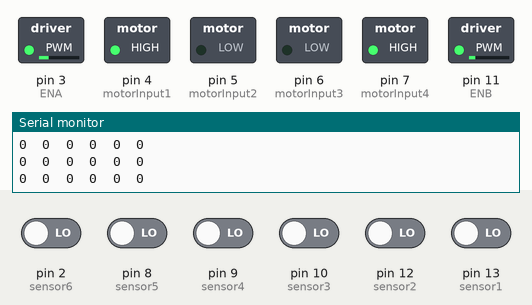
A sketch run on a simulated Arduino Uno, built with avr-gcc and run on an emulated ATmega328P. Shown: switched loads named in the sketch (green lamp = pin HIGH), the last lines printed to the serial monitor. The inputs (shaded band) are chosen by the test bench; at power-on: pin 2 (sensor6), pin 8 (sensor5), pin 9 (sensor4), pin 10 (sensor3), pin 12 (sensor2), pin 13 (sensor1) LOW.

Above: at 2.7 s.
2.8 s: pin 9 (sensor4) driven HIGH and pin 10 (sensor3) driven HIGH
At 3.3 s:
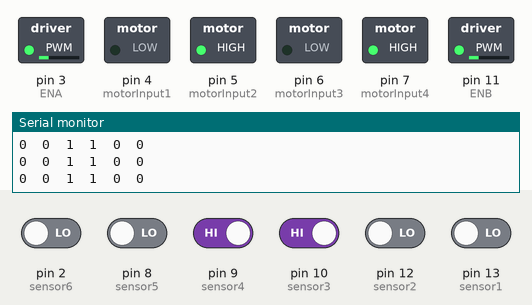
4.5 s: pin 9 (sensor4) driven LOW
At 5.1 s:
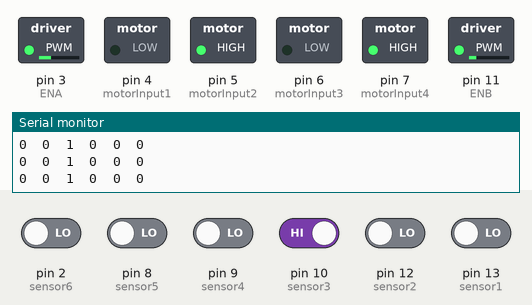
6.0 s: pin 9 (sensor4) driven HIGH
At 7.2 s:
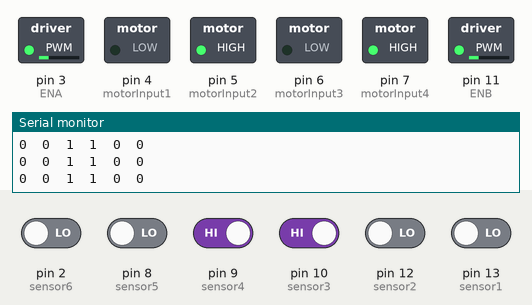
7.5 s: pin 10 (sensor3) driven LOW
At 8.4 s:
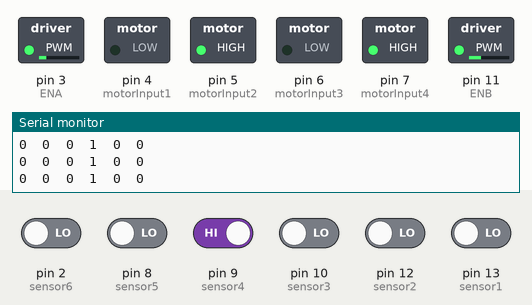
10.5 s: pin 8 (sensor5) driven HIGH
At 11.7 s:
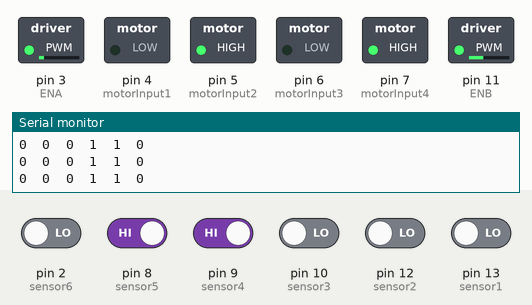
12.0 s: pin 9 (sensor4) driven LOW
At 13.2 s:
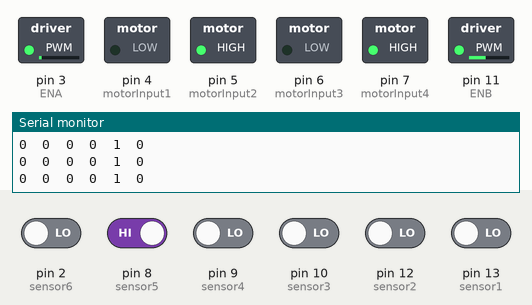
Timing chart, 0 to 14.5 s (numbered marks = the images above; inputs shaded):
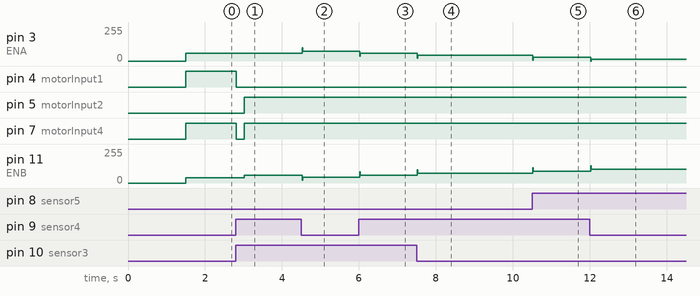

The sketch:

sketch_aug23a.ino
```cpp
// IR Sensors
int sensor1 = 13;      // Left most sensor
int sensor2 = 12;      // Left sensor
int sensor3 = 10;      // Middle Left sensor
int sensor4 = 9;      // Middle Right sensor
int sensor5 = 8;      // Right sensor
int sensor6 = 2;      // Right most sensor

// Initial Values of Sensors
int sensor[6] = {0,0, 0,0, 0,0};

// Motor Variables
int ENA = 3;
int motorInput1 = 4;
int motorInput2 = 5;
int motorInput3 = 6;
int motorInput4 = 7;
int ENB = 11;

int sped1 = 110 ;
int sped2 = 90 ;
int sped11= 90;
int sped22= 50;
//Initial Speed of Motor
int initial_motor_speed = 60;

// Output Pins for Led
//int ledPin1 = A3;
//int ledPin2 = A4;

// PID Constants
float Kp = 15.00; // Will be tuned on track,
float Ki = 0;//these contants will differ in eee and
float Kd = 25.00;//cse fest depending on track

// PID Variables
float error = 0, P = 0, I = 0, D = 0, PID_value = 0;
float previous_error = 0, previous_I = 0;

int flag = 0;

void setup()
{
  pinMode(sensor1, INPUT);
  pinMode(sensor2, INPUT);
  pinMode(sensor3, INPUT);
  pinMode(sensor4, INPUT);
  pinMode(sensor5, INPUT);
  pinMode(sensor6, INPUT);

  pinMode(motorInput1, OUTPUT);
  pinMode(motorInput2, OUTPUT);
  pinMode(motorInput3, OUTPUT);
  pinMode(motorInput4, OUTPUT);
  pinMode(ENA, OUTPUT);
  pinMode(ENB, OUTPUT);

 /* pinMode(ledPin1, OUTPUT);
  pinMode(ledPin2, OUTPUT);

  digitalWrite(ledPin1, LOW);
  digitalWrite(ledPin2, LOW);*/

  Serial.begin(9600);                     //setting serial monitor at a default baund rate of 9600
  delay(500);
  Serial.println("Started !!");
  delay(1000);
}
void loop()
{
  read_sensor_values();
 // Serial.print(error);
  if (error == 100) {               // Make left turn untill it detects straight path
    //Serial.print("\t");
    //Serial.println("Left");
    do {
      read_sensor_values();
      analogWrite(ENA, sped22); //Left Motor Speed
      analogWrite(ENB, sped11); //Right Motor Speed
      sharpLeftTurn();
    } while (error != 0);

  } else if (error == 101) {          // Make right turn untill it detects straight path.
    //Serial.print("\t");
    //Serial.println("Right");
      do {
        analogWrite(ENA, sped11); //Left Motor Speed
        analogWrite(ENB, sped22); //Right Motor Speed
        sharpRightTurn();
        read_sensor_values();
      } while (error != 0);
  } else if (error == 102) {        // Make left turn untill it detects straight path
    //This will be a U turn
    //Serial.print("\t");
    //Serial.println("Sharp Left Turn");
    do {
      analogWrite(ENA, 60); //Left Motor Speed
      analogWrite(ENB, 40); //Right Motor Speed
      sharpLeftTurn();
      read_sensor_values();
      if (error == 0) {
        stop_bot();
        delay(200);
      }
    } while (error != 0);
  } else if (error == 103) {        // Make left turn untill it detects straight path or stop if dead end reached.
    if (flag == 0) {
      analogWrite(ENA, 40); //Left Motor Speed
      analogWrite(ENB, 40); //Right Motor Speed
      forward();
      delay(200);
      stop_bot();
      read_sensor_values();
      if (error == 103) {     /**** Dead End Reached, Stop! ****/
        stop_bot();
        //digitalWrite(ledPin1, HIGH);
        //digitalWrite(ledPin2, HIGH);
        flag = 1;
      } else {        /**** Move Left ****/
        analogWrite(ENA, sped1); //Left Motor Speed
        analogWrite(ENB, sped2); //Right Motor Speed
        sharpLeftTurn();
        delay(200);
        do {
          //Serial.print("\t");
          //Serial.println("Left Here");
          read_sensor_values();
          analogWrite(ENA, sped1); //Left Motor Speed
          analogWrite(ENB, sped2); //Right Motor Speed
          sharpLeftTurn();
        } while (error != 0);
      }
    }
  } else {
    calculate_pid();
    motor_control();
  }
}

void read_sensor_values()
{

  sensor[0] = digitalRead(sensor1);
  sensor[1] = digitalRead(sensor2);
  sensor[2] = digitalRead(sensor3);
  sensor[3] = digitalRead(sensor4);
  sensor[4] = digitalRead(sensor5);
  sensor[5] = digitalRead(sensor6);

  Serial.print(sensor[0]);
  Serial.print("\t");
  Serial.print(sensor[1]);
  Serial.print("\t");
  Serial.print(sensor[2]);
  Serial.print("\t");
  Serial.print(sensor[3]);
  Serial.print("\t");
  Serial.print(sensor[4]);
  Serial.print("\t");
  Serial.print(sensor[5]);
  Serial.print("\n");

  if ((sensor[0] == 1) && (sensor[1] == 0) && (sensor[2] == 0) && (sensor[3] == 0) && (sensor[4] == 0) && (sensor[5] == 0))
    error = 5;
  else if ((sensor[0] == 1) && (sensor[1] == 1) && (sensor[2] == 0) && (sensor[3] == 0) && (sensor[4] == 0) && (sensor[5] == 0))
    error = 4;
  else if ((sensor[0] == 0) && (sensor[1] == 1) && (sensor[2] == 0) && (sensor[3] == 0) && (sensor[4] == 0) && (sensor[5] == 0))//(sensor[0] == 1) && (sensor[1] == 1) && (sensor[2] == 1) && (sensor[3] == 0) && (sensor[4] == 0) && (sensor[5] == 0) might occure this transition fault
    error = 3;
  else if ((sensor[0] == 0) && (sensor[1] == 1) && (sensor[2] == 1) && (sensor[3] == 0) && (sensor[4] == 0) && (sensor[5] == 0))
    error = 2;
  else if ((sensor[0] == 0) && (sensor[1] == 0) && (sensor[2] == 1) && (sensor[3] == 0) && (sensor[4] == 0) && (sensor[5] == 0))
    error = 1;
  else if ((sensor[0] == 0) && (sensor[1] == 0) && (sensor[2] == 1) && (sensor[3] == 1) && (sensor[4] == 0) && (sensor[5] == 0))
    error = 0;
  else if ((sensor[0] == 0) && (sensor[1] == 0) && (sensor[2] == 0) && (sensor[3] == 1) && (sensor[4] == 0) && (sensor[5] == 0))
    error = -1;
  else if ((sensor[0] == 0) && (sensor[1] == 0) && (sensor[2] == 0) && (sensor[3] == 1) && (sensor[4] == 1) && (sensor[5] == 0))
    error = -2;
  else if ((sensor[0] == 0) && (sensor[1] == 0) && (sensor[2] == 0) && (sensor[3] == 0) && (sensor[4] == 1) && (sensor[5] == 0))//(sensor[0] == 0) && (sensor[1] == 0) && (sensor[2] == 0) && (sensor[3] == 1) && (sensor[4] == 1) && (sensor[5] == 1) might occure this transition fault
    error = -3;
  else if ((sensor[0] == 0) && (sensor[1] == 0) && (sensor[2] == 0) && (sensor[3] == 0) && (sensor[4] == 1) && (sensor[5] == 1))
    error = -4;
  else if ((sensor[0] == 0) && (sensor[1] == 0) && (sensor[2] == 0) && (sensor[3] == 0) && (sensor[4] == 0) && (sensor[5] == 1))
    error = -5;
  else if ((sensor[0] == 1) && (sensor[1] == 1) && (sensor[2] == 1) && (sensor[3] == 1) && (sensor[4] == 0) && (sensor[5] == 0)) // Turn robot left side
    error = 101;
  else if ((sensor[0] == 0) && (sensor[1] == 0) && (sensor[2] == 1) && (sensor[3] == 1) && (sensor[4] == 1) && (sensor[5] == 1)) // Turn robot right side
    error = 100;
  else if ((sensor[0] == 0) && (sensor[1] == 0) && (sensor[2] == 0) && (sensor[3] == 0) && (sensor[4] == 0) && (sensor[5] == 0)) // Make U turn
    error = 102;
  else if ((sensor[0] == 1) && (sensor[1] == 1) && (sensor[2] == 1) && (sensor[3] == 1) && (sensor[4] == 1) && (sensor[5] == 1)) // Turn left side or stop
    error = 103;
}

void calculate_pid()
{
  P = error;
  I = I + previous_I;
  D = error - previous_error;

  PID_value = (Kp * P) + (Ki * I) + (Kd * D);

  previous_I = I;
  previous_error = error;
}

void motor_control()
{
  // Calculating the effective motor speed:
  int left_motor_speed = initial_motor_speed + PID_value;
  int right_motor_speed = initial_motor_speed - PID_value ;

  // The motor speed should not exceed the max PWM value
  left_motor_speed = constrain(left_motor_speed, 0, 255);
  right_motor_speed = constrain(right_motor_speed, 0, 255);

  /*Serial.print(PID_value);
    Serial.print("\t");
    Serial.print(left_motor_speed);
    Serial.print("\t");
    Serial.println(right_motor_speed);*/

  analogWrite(ENA, left_motor_speed); //Left Motor Speed
  analogWrite(ENB, right_motor_speed); //Right Motor Speed

  //following lines of code are to make the bot move forward
  forward();
}

void forward(){
  digitalWrite(motorInput1, LOW);
  digitalWrite(motorInput2, HIGH);//Left forward rotation
  digitalWrite(motorInput3, LOW);
  digitalWrite(motorInput4, HIGH);//Right forward rotation
}
/*void reverse(){
  digitalWrite(motorInput1, HIGH);
  digitalWrite(motorInput2, LOW);
  digitalWrite(motorInput3, HIGH);
  digitalWrite(motorInput4, LOW);
}
void right(){
  digitalWrite(motorInput1, LOW);
  digitalWrite(motorInput2, HIGH);
  digitalWrite(motorInput3, LOW);
  digitalWrite(motorInput4, LOW);
}
void left(){
  digitalWrite(motorInput1, LOW);
  digitalWrite(motorInput2, LOW);
  digitalWrite(motorInput3, LOW);
  digitalWrite(motorInput4, HIGH);
}*/
void sharpRightTurn() {
  digitalWrite(motorInput1, LOW);
  digitalWrite(motorInput2, HIGH);//Left forward rotation
  digitalWrite(motorInput3, HIGH);//Right reverse rotationw
  digitalWrite(motorInput4, LOW);
}
void sharpLeftTurn() {
  digitalWrite(motorInput1, HIGH);//Left reverse rotation
  digitalWrite(motorInput2, LOW);
  digitalWrite(motorInput3, LOW);
  digitalWrite(motorInput4, HIGH);//Right forward rotation
}
void stop_bot(){
//All motors at ease
  digitalWrite(motorInput1, LOW);
  digitalWrite(motorInput2, LOW);
  digitalWrite(motorInput3, LOW);
  digitalWrite(motorInput4, LOW);
}
```

Measured:
- after the input at 2.8 s, pin 4 (motorInput1): HIGH → LOW at once; pin 5 (motorInput2): LOW → HIGH after 0.22 s; pin 7 (motorInput4): HIGH → LOW at once, → HIGH 0.20 s later; pin 11 (ENB): 40/255 → 60/255 after 0.22 s
- after the input at 4.5 s, pin 3 (ENA): 60/255 → 75/255 at once; pin 11 (ENB): 60/255 → 45/255 at once
- after the input at 6.0 s, pin 3 (ENA): 75/255 → 60/255 at once; pin 11 (ENB): 45/255 → 60/255 at once
- after the input at 7.5 s, pin 3 (ENA): 60/255 → 45/255 at once; pin 11 (ENB): 60/255 → 75/255 at once
- after the input at 10.5 s, pin 3 (ENA): 45/255 → 30/255 at once; pin 11 (ENB): 75/255 → 90/255 at once
- after the input at 12.0 s, pin 3 (ENA): 30/255 → 15/255 at once; pin 11 (ENB): 90/255 → 105/255 at once
